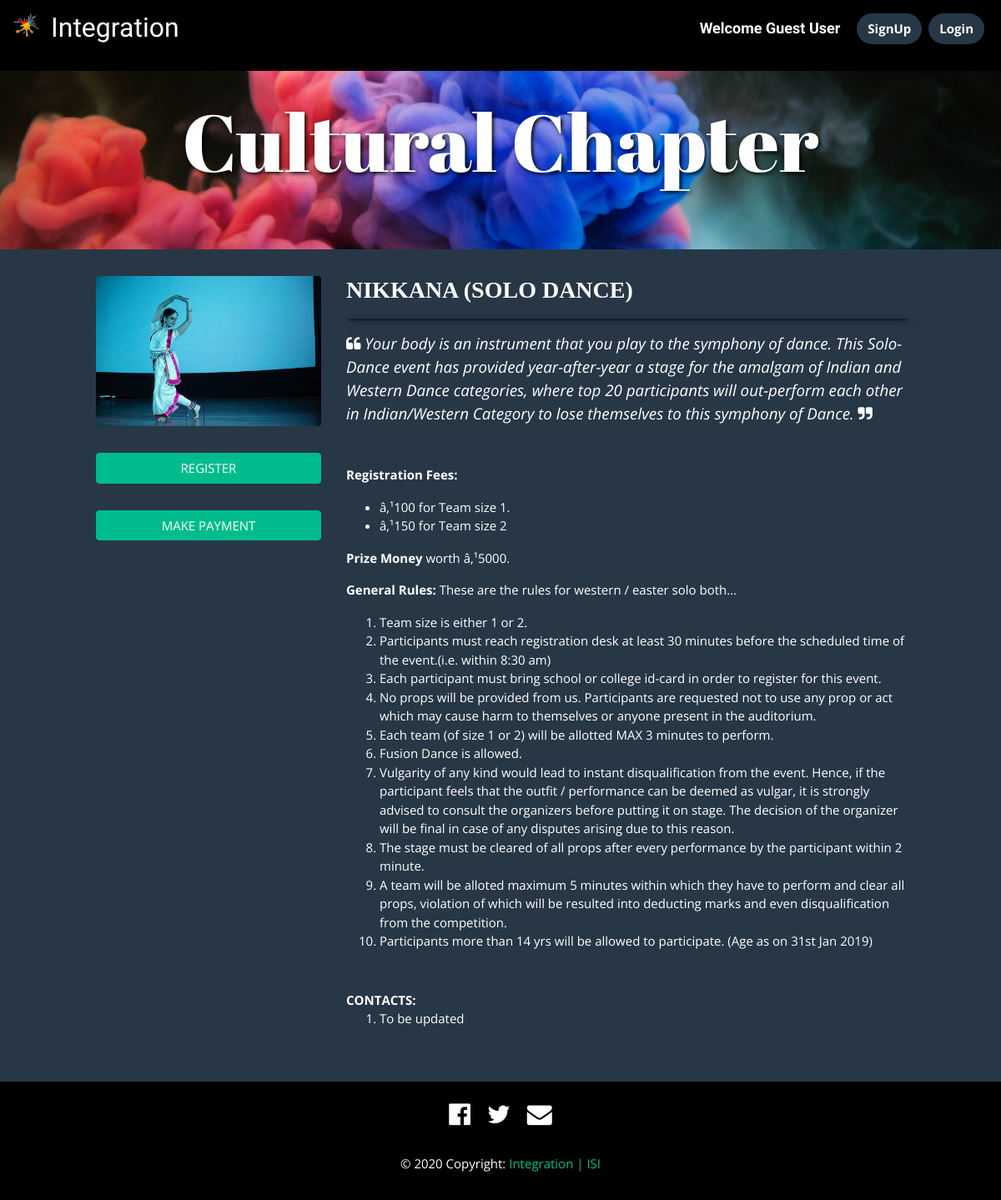
Screenshot of /event_details.php with the database file from the repository.
### tables this page shows
CREATE TABLE `category` (
  `categoryid` int(11) NOT NULL,
  `categoryname` varchar(500) NOT NULL,
  `description` longtext DEFAULT NULL,
  `imagepath` varchar(1000) DEFAULT NULL,
  `isactive` bit(1) DEFAULT b'1',
  `isevent` bit(1) DEFAULT b'0'
);

CREATE TABLE `eventdata` (
  `eventid` int(11) NOT NULL,
  `eventname` varchar(500) NOT NULL,
  `catid` int(11) NOT NULL,
  `description` longtext DEFAULT NULL,
  `timevenue` text DEFAULT NULL,
  `cmscontent` longtext DEFAULT NULL,
  `imagepath` varchar(1000) DEFAULT NULL,
  `eventhead` text DEFAULT NULL,
  `fees` text NOT NULL,
  `isactive` bit(1) DEFAULT b'1'
);

### DAL/database.php (called while the page is built, shortened)
<?php
class DB {
  function __construct(){
    try {
        $servername = "localhost";
        $username = "root";
        $password = "1234";
        $dbname = "integrationDB";
        $this->conn = new PDO("mysql:host=$servername;dbname=$dbname", $username, $password);
    } catch (Exception $ex) { die($ex->getMessage()); }
  }
}
?>

### DAL/eventdata_dal.php (called while the page is built, shortened)
<?php
require_once($ROOT_PATH.'/DAL/database.php');
class eventdata_dal extends DB
{
    function getAllwithCategory($eventid = 0){
        $array = array();
        $sql = 'SELECT ev.eventid, ev.eventname, ev.description, ev.timevenue, ev.cmscontent, ev.imagepath,
                ev.eventhead, ev.fees, ev.isactive, cat.categoryid, cat.categoryname
                FROM eventdata as ev
                INNER JOIN category as cat
                ON (ev.catid = cat.categoryid)' ;
        foreach ($this->conn->query($sql) as $row) {
            $obj = new eventdata_model();
            $obj->eventid =  $row['eventid'];
            $obj->eventname =  $row['eventname'];
            $obj->catid =  $row['categoryid'];
            $obj->catname = $row['categoryname'];
            $obj->description =  $row['description'];
            $obj->timevenue =  $row['timevenue'];
            $obj->cmscontent =  $row['cmscontent'];
            $obj->imagepath =  $row['imagepath'];
            $obj->eventhead =  $row['eventhead'];
            $obj->fees =  $row['fees'];
            $obj->isactive =  $row['isactive'];
            array_push($array,$obj);
        }
        return $array;
    }
}

### DAL/category_dal.php (called while the page is built, shortened)
<?php
require_once($ROOT_PATH.'/DAL/database.php');
class category_dal extends DB
{
    function getDatas($wherecondition){
        $array = array();
        $sql = 'SELECT * FROM category where '.$wherecondition;
        foreach ($this->conn->query($sql) as $row) {
            $obj = new category_model();
            $obj->categoryid =  $row['categoryid'];
            $obj->categoryname =  $row['categoryname'];
            $obj->description =  $row['description'];
            $obj->imagepath =  $row['imagepath'];
            $obj->isactive =  $row['isactive'];
            $obj->isevent =  $row['isevent'];
            array_push($array,$obj);
        }
        return $array;
    }
}

### event_details.php (the view, shortened to what this page needs)
<!DOCTYPE html>
<html>
<head>
        <?php include_once('./PartialViews/main_head.php') ?>
</head>
<body>
        <?php
                include_once('./DAL/eventdata_dal.php');
                $eventObj = new eventdata_dal;
                $eventid = 0;
                $eventdata = $eventObj->getAllwithCategory($eventid);
                $eventdata = $eventdata[0];
                include_once('./DAL/category_dal.php');
                $catObj = new category_dal;
                $catdata = $catObj->getDatas('categoryid = '.$eventdata->catid);
                $catdata = $catdata[0];
        ?>
        <nav class="navbar fixed-top navbar-expand-lg navbar-dark">
                <a class="navbar-brand d-flex" style="align-items:baseline;" href="index.php">
                        <img src="./AppData/Images/Integration_logo.png" width="30px" style="display:flex-inline; margin-right:15px;">
                        <h2 style="display:flex-inline; margin-right:40px;">Integration</h2>
                </a>
                <div class="collapse navbar-collapse" id="navbarSupportedContent">
                <div class="my-2 my-lg-0 d-inline-flex" style="align-items: baseline; margin-bottom:1rem !important; color:white;">
                        <?php
                        $firstname = 'Guest User';
                        ?>
                        <span class="font-weight-bold mx-3">Welcome <?php echo($firstname); ?></span>
                        <?php
                        if ($firstname == 'Guest User') {?>
                                <a class="btn rounded-pill mx-1 nav-btn" href="user_signup.php">SignUp</a>
                                <a class="btn rounded-pill mx-1 nav-btn" href="user_login.php">Login</a>
                        <?php } ?>
                </div>
                </div>
        </nav>
        <div class="mt-5 jumbotron jumbotron-fluid" id="jumbo"
             style="background-image: url('./AppData/Categories/<?php echo($catdata->imagepath); ?>');
                    background-size: cover;
                    background-position: center center">
        <div class="container text-center">
                <h1 class="display-1" id="category-title"><?php echo($eventdata->catname); ?></h1>
        </div>
        </div>
        <div class="row mb-5 mr-0 ml-0">
                <div class="col-md-1"></div>
                <div class="col-md-3">
                        <img src="./AppData/Events/<?php echo($eventdata->imagepath); ?>" width = "100%" class="mx-auto mb-3 rounded">
                        <button class="btn btn-success my-3 text-uppercase" style="width:100%" id="registerBtn"> Register </button>
                        <button class="btn btn-success my-3 text-uppercase" style="width:100%" id = "paymentBtn"> Make Payment </button>
                </div>
                <div class="col-md-7">
                        <h3 class="event-title"><?php echo($eventdata->eventname);?></h3>
                        <hr/>
                        <blockquote class="blockquote">
                                <i class="fa fa-quote-left"></i>
                                <em><?php echo($eventdata->description); ?></em>
                                <i class="fa fa-quote-right"></i>
                        </blockquote>
                      <div class="mt-5">
                                <?php echo($eventdata->cmscontent);?>
                      </div>
                      <div class="mt-5">
                                <b>CONTACTS:</b>
                                <ol>
                                <?php
                                $headstring = $eventdata->eventhead;
                                $heads = explode(",", $headstring);
                                $len = count($heads);
                                for ($i=0; $i < $len; $i++) { ?>
                                        <li><?php echo($heads[$i]); ?></li>
                                <?php }
                                ?>
                                </ol>
                      </div>
                </div>
                <div class="col-md-1"></div>
        </div>
        <?php include_once('./PartialViews/main_footer.php')?>
</body>
</html>

### PartialViews/main_head.php (shortened to what this page needs)
        <link href="https://stackpath.bootstrapcdn.com/font-awesome/4.7.0/css/font-awesome.min.css" rel="stylesheet"/>
        <link href="./assets/bootswatch/darkly/bootstrap.min.css" rel="stylesheet">
        <link href="./assets/css/bootstrap-rfs.css" rel="stylesheet">
        <link href="./assets/css/animate.min.css" rel="stylesheet">
<link rel="stylesheet" href="https://unpkg.com/flickity@2/dist/flickity.min.css">
<link rel="stylesheet" href="./assets/css/jquery-confirm.min.css">
<link rel="stylesheet" href="./assets/css/navbar.css?v=<?php echo(rand());?>">
<link rel="stylesheet" href="./assets/css/footer.css?v=<?php echo(rand());?>">

### PartialViews/main_footer.php (shortened to what this page needs)
<footer class="page-footer font-small pt-4 pb-3">
  <div class="container">
    <ul class="list-unstyled list-inline text-center">
      <li class="list-inline-item">
        <a class="btn-floating btn-fb mx-1" href="https://www.facebook.com/integration.isi" target="_blank">
          <i class="fa fa-facebook-official fa-2x text-white"> </i>
        </a>
      </li>
      <li class="list-inline-item">
        <a class="btn-floating btn-tw mx-1" href="https://twitter.com/integration_isi" target="_blank">
          <i class="fa fa-twitter fa-2x text-white"> </i>
        </a>
      </li>
      <li class="list-inline-item">
        <a class="btn-floating btn-gplus mx-1" href="mailto:isi.integration@gmail.com" target="_top">
          <i class="fa fa-envelope fa-2x text-white"> </i>
        </a>
      </li>
    </ul>
  </div>
  <div class="footer-copyright text-center py-3">© 2020 Copyright:
    <a href="index.php"> Integration | ISI</a>
  </div>
</footer>

### assets/css/navbar.css (style rules this page uses)
html, body { position: relative; overflow-x: hidden; background: #273746; font-family: "Open Sans"; }
.navbar { background: black; }
.navbar-brand { padding-bottom: 0; margin-top: -1rem; color: white !important; font-family: "Merienda One"; }
.nav-btn { font-weight: bolder; color: white; background-color: #273746; }
.navbar > #navbarSupportedContent > .my-2 > span { font-family: "Merienda One"; font-size: 18px; }

### assets/css/footer.css (style rules this page uses)
footer { color: #fff; background: black; }
.footer-copyright { color: #fff; }

### event_details.php (style rules this page uses)
hr { box-shadow: 2px 2px 2px black, 5px 5px 10px black; }
#jumbo { margin-bottom: 0.5rem !important; }
#category-title { font-family: 'Abril Fatface'; color: #fff; text-shadow: 2px 2px 5px black; }
.event-title { font-weight: bolder; font-family: "Libre Calson Text"; text-transform: uppercase; }
@media screen and (min-width: 512px) { #jumbo { margin-bottom: 2rem !important; } }

### rows the page displays
category: imagepath (picture), categoryname "Cultural Chapter"
eventdata: imagepath (picture), eventname "NIKKANA (SOLO DANCE)", description "Your body is an instrument that you play to the symphony of dance. This Solo-Dance event has provided year-after-year a stage for the amalgam of Indian and Western Dance categories, where top 20 participants will out-perform each other in Indian/Western Category to lose themselves to this symphony of Dance.", cmscontent "Registration Fees: â‚¹100 for Team size 1. â‚¹150 for Team size 2 Prize Money worth â‚¹5000. General Rules: These are the rules for western / easter solo both... Team size is either 1 or 2. Participants must reach registration desk at least 30 minutes before the scheduled time of the event.(i.e. within 8:30 am) Each participant must bring school or college id-card in order to register for this event. No props will be provided from us. Participants are requested not to use any prop or act which may cause harm to themselves or anyone present in the auditorium. Each team (of size 1 or 2) will be allotted MAX 3 minutes to perform. Fusion Dance is allowed. Vulgarity of any kind would lead to…", eventhead "To be updated"

### other values shown
$firstname "Guest User"
